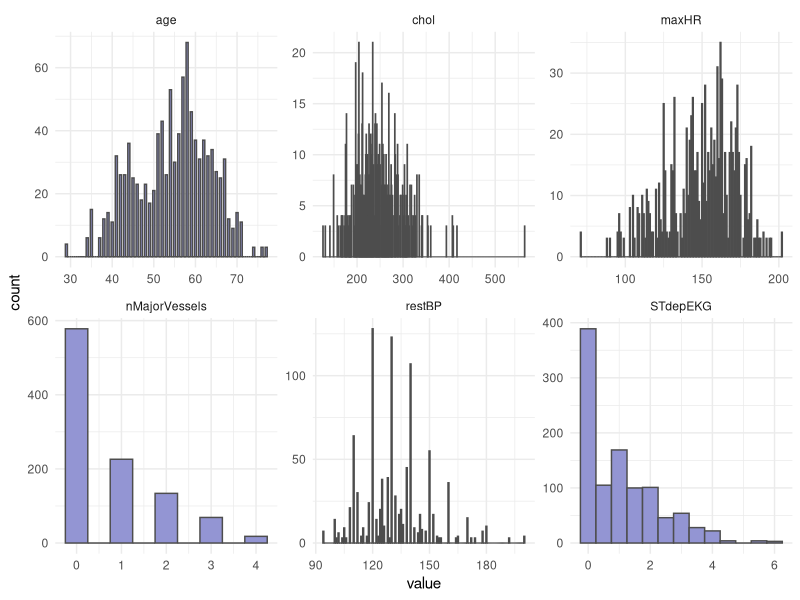
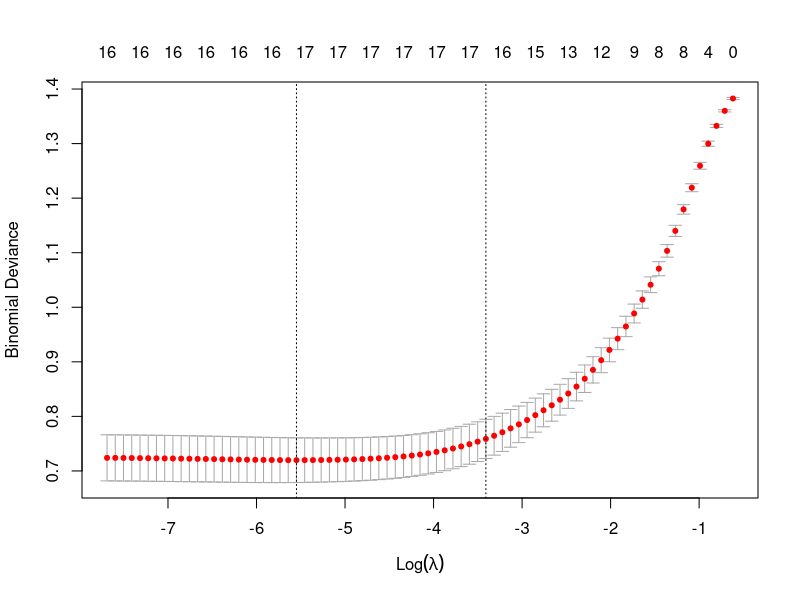
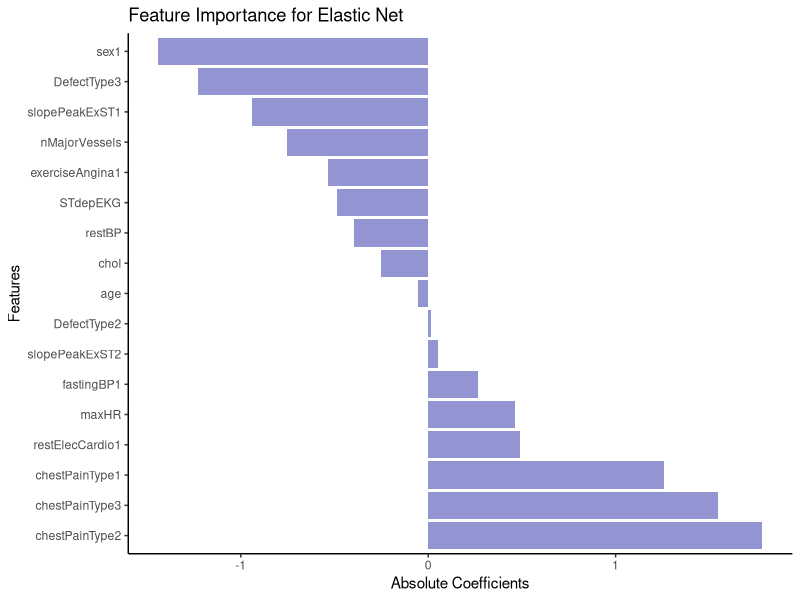
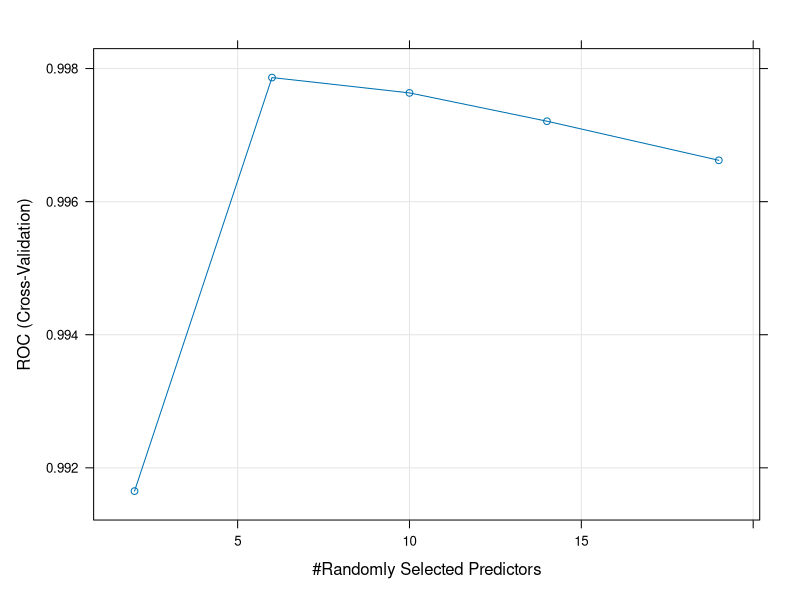

Recreate these plots in R, in order.
## ---- chunk 1
library(tidyverse)
library(caret)
library(glmnet)
library(MASS)
library(randomForest)
## ---- chunk 2
HD <- read_csv("../data/HeartDisease.csv")

head(HD)
## ---- chunk 3
facCols <- c("sex", 
             "chestPainType", 
             "fastingBP", 
             "restElecCardio", 
             "exerciseAngina", 
             "slopePeakExST", 
             "DefectType", 
             "heartDisease")


HD <- HD %>% 
  mutate_if(names(.) %in% facCols, as.factor) 

head(HD)
## ---- chunk 4
# Reshape data to long format for ggplot2
long_data <- HD %>% 
  dplyr::select(where(is.numeric)) %>%
  pivot_longer(cols = everything(), 
               names_to = "variable", 
               values_to = "value")

head(long_data)
## ---- chunk 5
# Plot histograms for each numeric variable in one grid
ggplot(long_data, 
       aes(x = value)) +
  geom_histogram(binwidth = 0.5, fill = "#9395D3", color ='grey30') +
  facet_wrap(vars(variable), scales = "free") +
  theme_minimal()
## ---- chunk 6
HD_EN <- HD %>%
  drop_na(.) 

## ---- chunk 7
HD_EN <-HD %>%
  mutate(across(where(is.numeric), scale))

head(HD_EN)
## ---- chunk 8
HD_EN %>%
  dplyr::select(where(is.factor)) %>%
  pivot_longer(everything(), names_to = "Variable", values_to = "Level") %>%
  count(Variable, Level, name = "Count")

# OR

# cat_cols <- HD_EN %>% dplyr::select(where(is.factor)) %>% colnames()
# 
# for (col in cat_cols){
#   print(col)
#   print(table(HD_EN[[col]]))
# }
## ---- chunk 9
HD_EN <- HD_EN %>% 
  filter(DefectType != 0 & restElecCardio !=2) %>%
  mutate(DefectType = as.factor(as.character(DefectType)), 
         restElecCardio = as.factor(as.character(restElecCardio)))
## ---- chunk 10
# Add ID column
HD_EN <- HD_EN %>% 
  mutate(ID = paste0("W", 1:nrow(HD_EN)))

# Set seed
set.seed(123)

# Training set
train <- HD_EN %>% 
  sample_frac(0.70) 

# Check group levels
train %>%
  dplyr::select(where(is.factor)) %>%
  pivot_longer(everything(), names_to = "Variable", values_to = "Level") %>%
  count(Variable, Level, name = "Count")
## ---- chunk 11
# Test sett
test  <- anti_join(HD_EN, train, by = 'ID') 

# Check group levels
test %>%
  dplyr::select(where(is.factor)) %>%
  pivot_longer(everything(), names_to = "Variable", values_to = "Level") %>%
  count(Variable, Level, name = "Count")

## ---- chunk 12
y_train <- train %>%
  pull(heartDisease)

y_test <- test %>% 
  pull(heartDisease)
## ---- chunk 13
train <- train %>% 
  dplyr::select(!c(ID, heartDisease))

test <- test %>% 
  dplyr::select(!c(ID, heartDisease))
## ---- chunk 14
modTrain <- model.matrix(~ ., data = train)
head(modTrain)

modTest <- model.matrix(~ ., data = test)
## ---- chunk 15
EN_model <- glmnet(modTrain, y_train, alpha = 0.5, family = "binomial")
## ---- chunk 16
set.seed(123)
cv_model <- cv.glmnet(modTrain, y_train, alpha = 0.5, family = "binomial")
## ---- chunk 17
plot(cv_model)

bestLambda <- cv_model$lambda.min

## ---- chunk 18
bestLambda

log(bestLambda)
## ---- chunk 19
y_pred <- predict(EN_model, s = bestLambda, newx = modTest, type = 'class')
## ---- chunk 20
y_pred <- as.factor(y_pred)

caret::confusionMatrix(y_pred, y_test)
## ---- chunk 21
coeffs <- coef(EN_model, s = bestLambda)

coeffs
## ---- chunk 22
coeffsDat <- as.data.frame(as.matrix(coeffs)) %>% 
  rownames_to_column(var = 'VarName') %>%
  arrange(desc(s1)) %>%  
  filter(!str_detect(VarName,"(Intercept)")) %>% 
  mutate(VarName = factor(VarName, levels=VarName))
## ---- chunk 23
# Plot
ggplot(coeffsDat, aes(x = VarName, y = s1)) +
  geom_bar(stat = "identity", fill = "#9395D3") +
  coord_flip() +
  labs(title = "Feature Importance for Elastic Net", 
       x = "Features", 
       y = "Absolute Coefficients") +
  theme_classic()
## ---- chunk 24
head(HD)
## ---- chunk 25
# Mutate outcome to category and add ID column for splitting
HD_RF <- HD %>% 
  mutate(heartDisease = as.factor(as.character(ifelse(heartDisease == 1, "yesHD", "noHD")))) %>%
  mutate(ID = paste0("W", 1:nrow(HD)))

head(HD_RF$heartDisease)
## ---- chunk 26
# Set seed
set.seed(123)

# Training set
train <- HD_RF %>% 
  sample_frac(0.70) 

# Test set
test  <- anti_join(HD_RF, train, by = 'ID') 



# Remove the ID, which we do not want to use for training.
train <- train %>% 
  dplyr::select(-ID)

test <- test %>% 
  dplyr::select(-ID)
## ---- chunk 27
set.seed(123)

# Set up cross-validation: 5-fold CV
RFcv <- trainControl(
  method = "cv",
  number = 5,
  classProbs = TRUE,
  summaryFunction = twoClassSummary,
  savePredictions = "final"
)
## ---- chunk 28
# Train Random Forest
set.seed(123)
rf_model <- train(
  heartDisease ~ .,
  data = train,
  method = "rf",
  trControl = RFcv,
  metric = "ROC",
  tuneLength = 5          
)


# Model summary
print(rf_model)
## ---- chunk 29
# Best parameters
rf_model$bestTune

# Plot performance
plot(rf_model)
## ---- chunk 30
# Predict class probabilities
y_pred <- predict(rf_model, newdata = test, type = "prob")
y_pred
## ---- chunk 31
y_pred <- as.factor(ifelse(y_pred$yesHD > 0.5, "yesHD", "noHD"))

caret::confusionMatrix(y_pred, test$heartDisease)
## ---- chunk 32
varImpOut <- varImp(rf_model)

varImpOut$importance
varImportance <- as.data.frame(as.matrix(varImpOut$importance)) %>% 
  rownames_to_column(var = 'VarName') %>%
  arrange(desc(Overall))

varImportance
